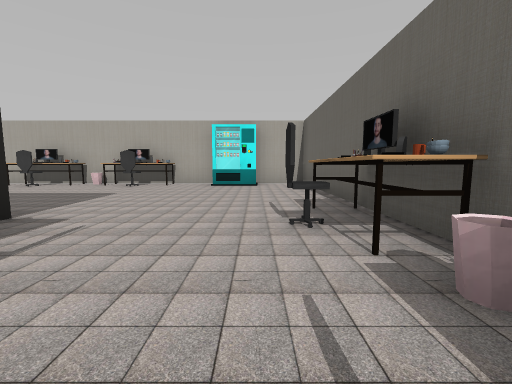
View 1 (above)

16 first-person views from a walk through a scene from a Unity 3-D project. The camera is 1.2 m above the floor, tilts 6° down and sees 90° across. Doors are open. The floor is counted in squares, 2 m on a side. Each view is taken from the middle of a square. On the plan, view 1 faces up. The plan holds only what a view shows up to about 9 squares ahead; the rest is blank. The player character is not drawn. Some animated figures are not drawn. Some surface patterns are stand-ins.

View 2
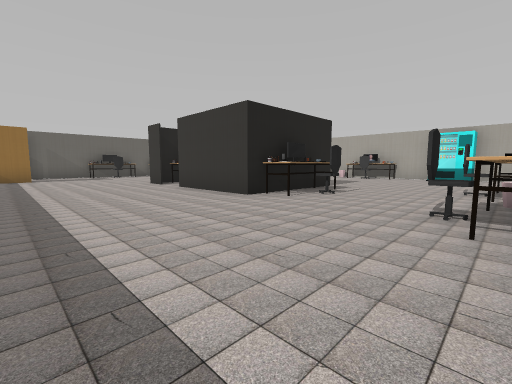

View 3
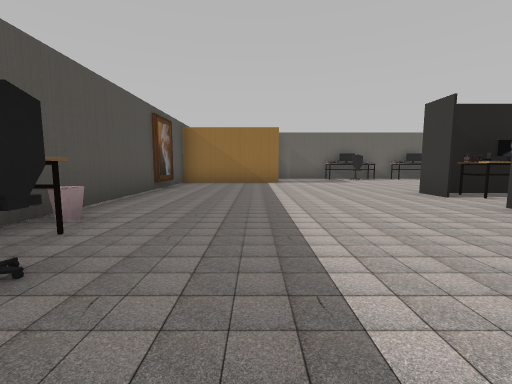

View 4
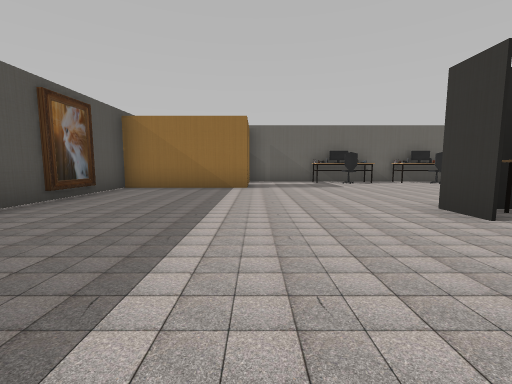

View 5
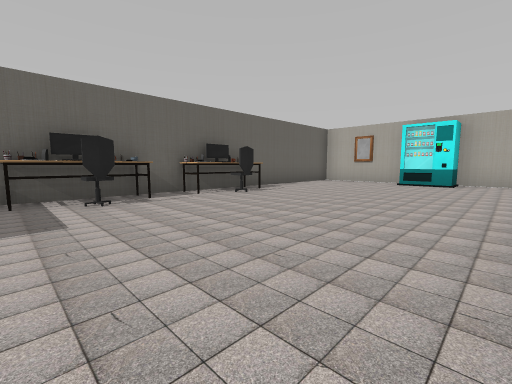

View 6
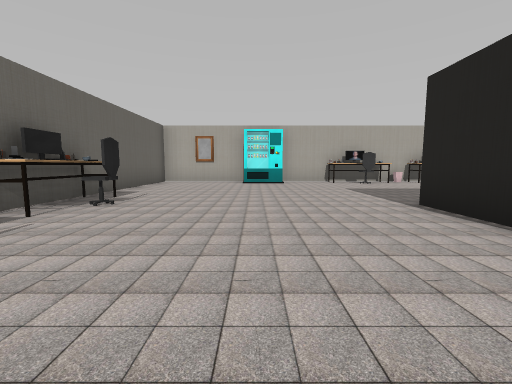

View 7
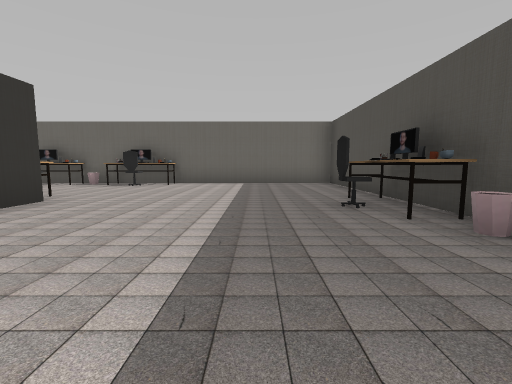

View 8
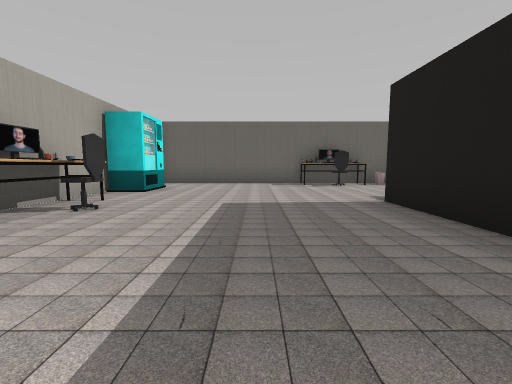

View 9
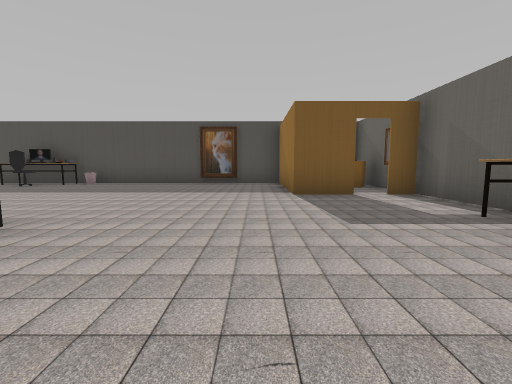

View 10
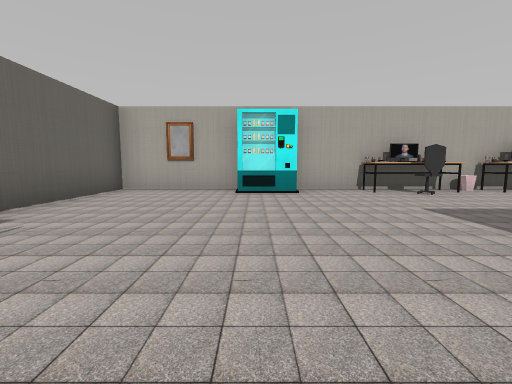

View 11
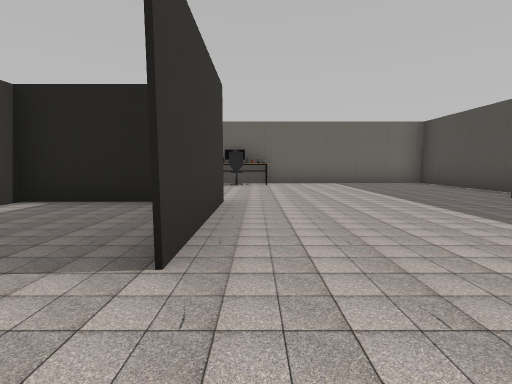

View 12
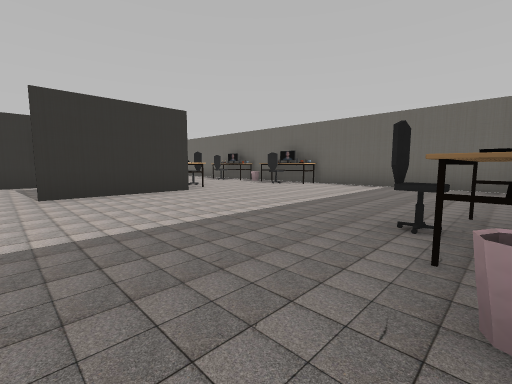

View 13
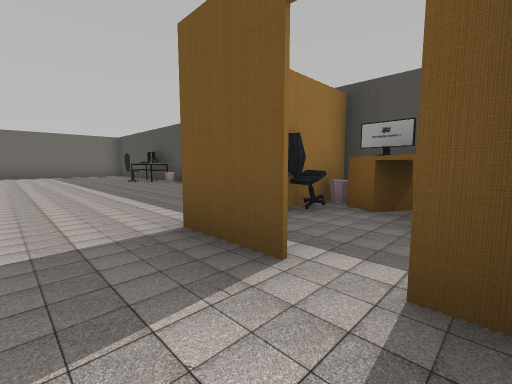

View 14
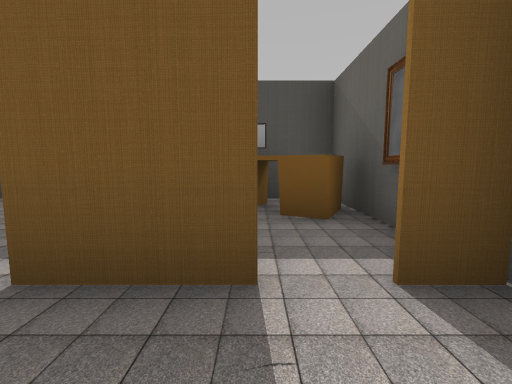

View 15
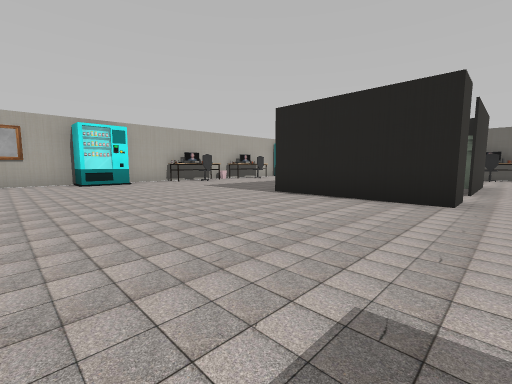

View 16
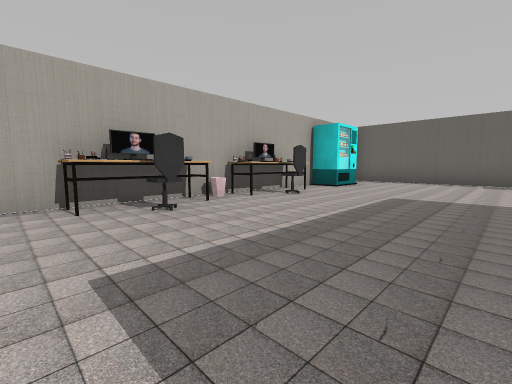

### Floor plan
Points are (right, up) in squares from view 1. A wall is a line through its corners. A room is listed if a view was taken in it or the views show most of it. See-through windows are left out.
Room 1 (views 1, 2, 3, 4, 5, 6, 7, 8, 9, 10, 11, 12, 13, 14, 15, 16)
walls: (-5.2, 2.8) (-6.1, 2.8); (-7.5, 2.4) (-7.5, 2.9); (-5, 2.9) (-2.8, 2.9) (-2.8, 0.4); (-3.4, -0.5) (-5.6, -0.5); (-2.8, 0.6) (-2.8, 2.8); (-12.1, -3.2) (-10.8, -3.2) (-10.8, -4.5); (-7.4, 8.4) (-9.1, 8.4); (-4.4, 8.4) (-5.6, 8.4); (-13.3, -1.6) (-13.3, -4.5); (-13.4, -3.2) (-12.6, -3.2); (-10.5, 8.4) (-13.3, 8.4) (-13.3, 4.6); (-1.4, 8.4) (-2.6, 8.4); (-13.4, -6.5) (1.5, -6.5) (1.5, 8.4) (0, 8.4)
ways out: open door at (-12.5, -3)
objects: desk (-13, -6) to (-12, -5); other object (-13, -1) to (-12, 1); other object (-13, 2) to (-12, 4); bin (-11, -6); chair (-11, -5); other object (-10, 8); other object (-7, 0) to (-6, 2); other object (-7, 7) to (-6, 8); bin (-5, -6); bin (-5, 8); other object (-4, -6) to (-3, -6); other object (-4, 7) to (-3, 8); water cooler (-3, 0); other object (-2, 0) to (-2, 2); other object (-1, 8); other object (1, -1) to (1, 0); bin (1, 1); other object (1, 2) to (1, 3)

Where each view was taken, in squares from view 1:
view 1: 0 up, 0 right, facing up
view 2: 4 down, 1 right, facing up-left
view 3: 4 down, 2 left, facing left
view 4: 3 down, 4 left, facing left
view 5: 1 down, 8 left, facing up-left
view 6: 1 down, 10 left, facing up
view 7: 4 down, 7 left, facing right
view 8: 5 up, 7 left, facing right
view 9: 2 up, 10 left, facing down
view 10: 2 up, 10 left, facing up
view 11: 1 down, 7 left, facing right
view 12: 6 down, 6 left, facing up-right
view 13: 2 down, 13 left, facing down-right
view 14: 2 down, 12 left, facing down
view 15: 1 down, 12 left, facing up-right
view 16: 4 up, 8 left, facing up-right
